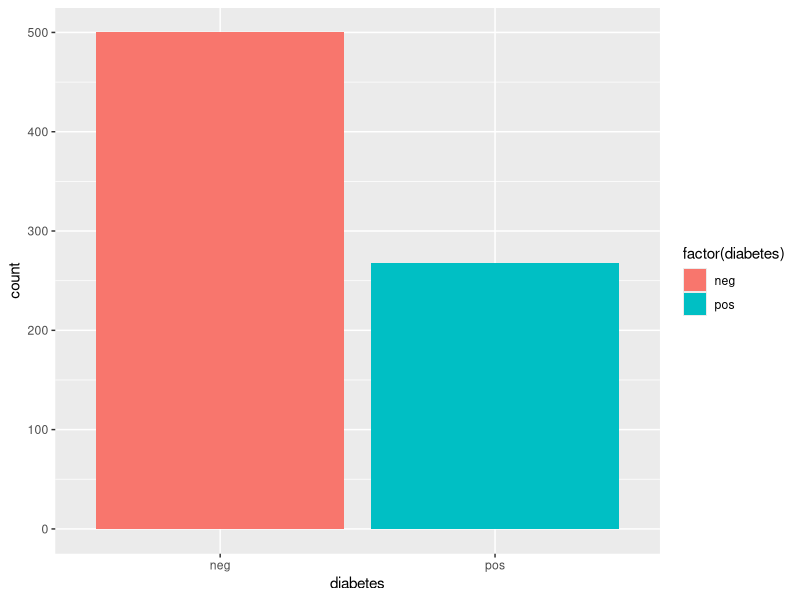
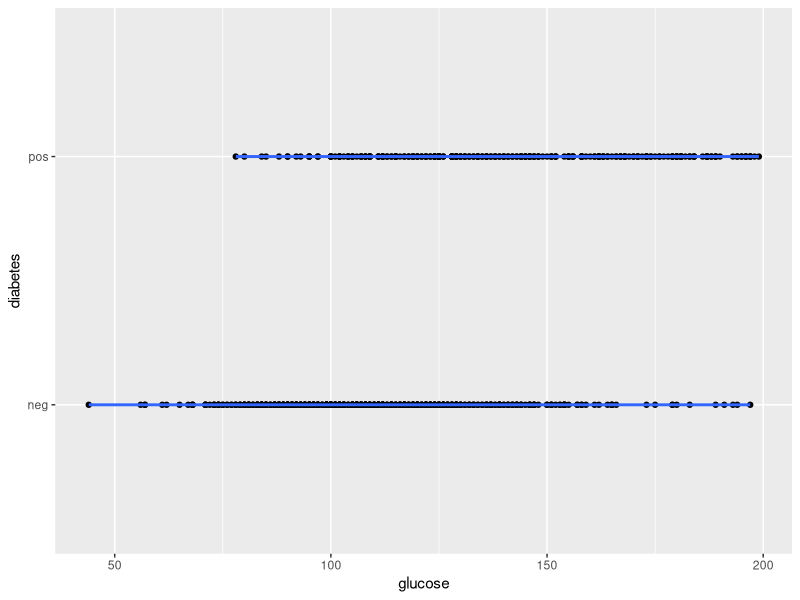
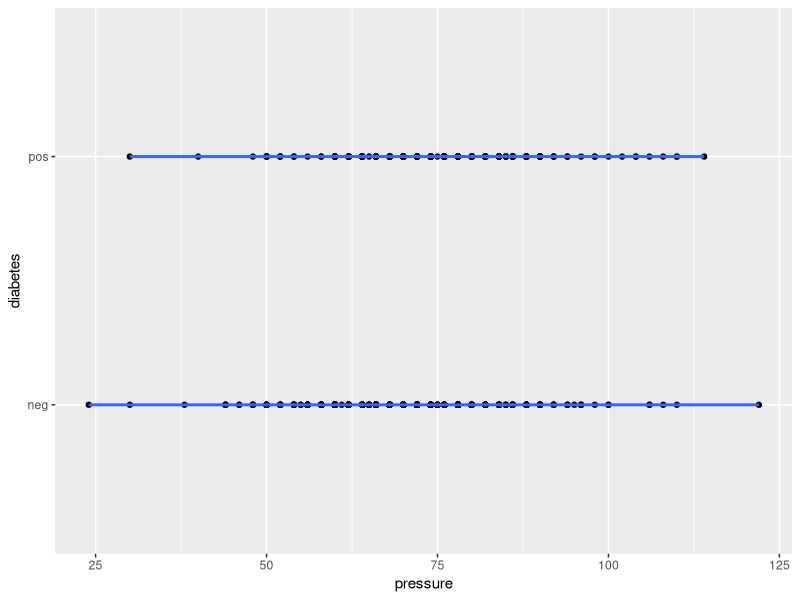
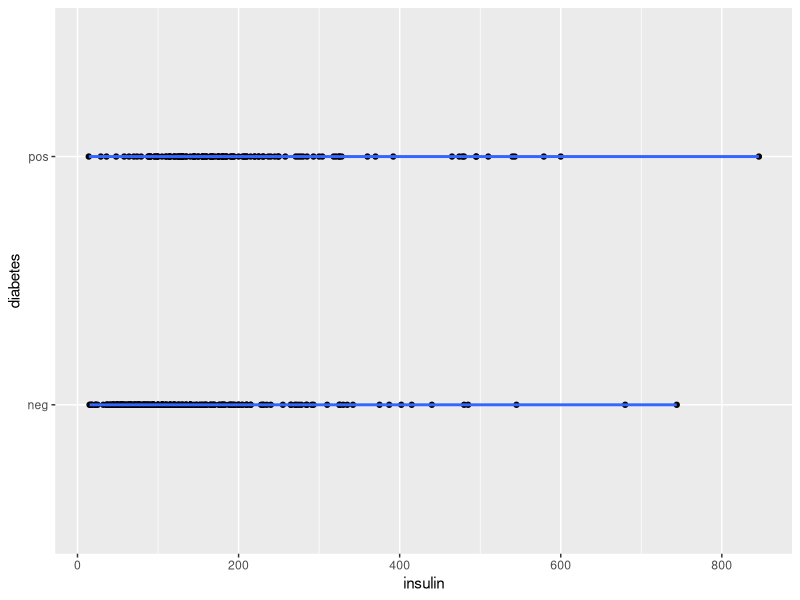
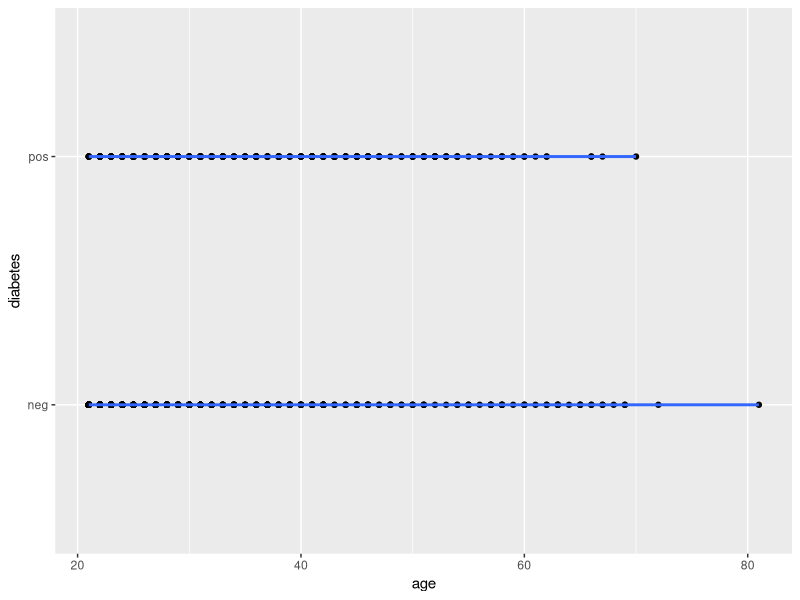
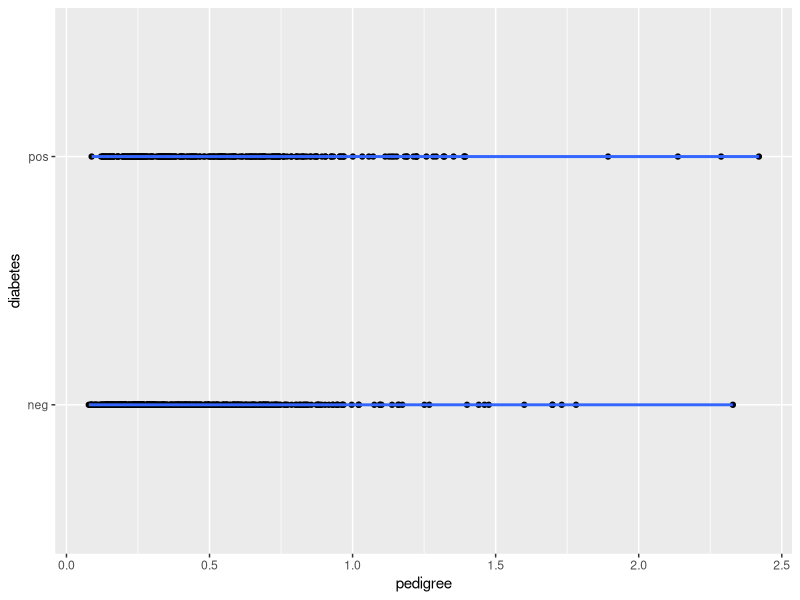
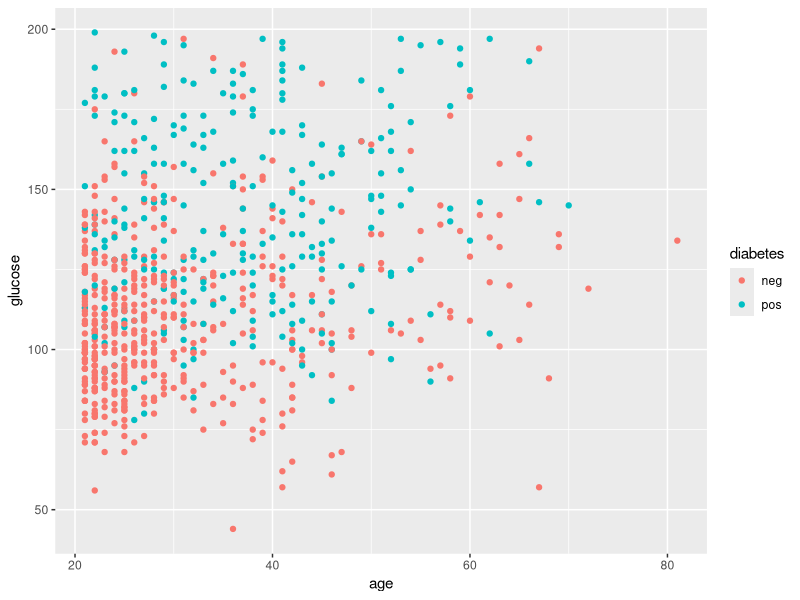
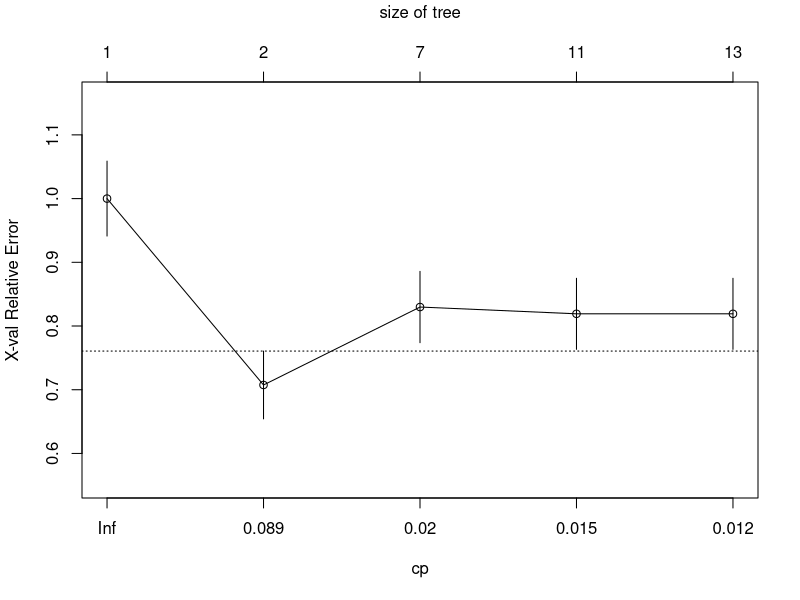

R code for these plots, in order:
install.packages("mlbench")
library(mlbench)
install.packages("ggplot2")
library(ggplot2)
install.packages("lubridate")
install.packages("caret")
library(caret)
install.packages("data.tab")
library(data.table)
install.packages("readr")
library(readr)
install.packages("data.table")
library(data.table)
#install.packages("")
#library(Amelia)
#library(plotly)
data("PimaIndiansDiabetes2")
head(PimaIndiansDiabetes2)
head(PimaIndiansDiabetes2)
write.csv(PimaIndiansDiabetes2,"PimaIndiansDiabetes2.csv")
data<-PimaIndiansDiabetes2

#-------------Visualization data----------------------------
library(ggplot2)
attach(data)
data$diabetes<-as.factor(data$diabetes)

ggplot(data,aes(x=diabetes))+geom_bar(aes(fill=factor(diabetes)))
diabetes<-as.numeric(diabetes)
cor(as.numeric(diabetes),glucose)   #it's 0.5
ggplot(data,aes(x=glucose,y=diabetes))+geom_point()+geom_smooth()
cor(diabetes,pressure)  #it's 0.1926733
ggplot(data,aes(x=pressure,y=diabetes))+geom_point()+geom_smooth()
cor(insulin,diabetes)   #it's 0.3 but too many missing values
ggplot(data,aes(x=insulin,y=diabetes))+geom_point()+geom_smooth()
cor(diabetes,age)       #it's 0.35
ggplot(data,aes(x=age,y=diabetes))+geom_point()+geom_smooth()
cor(diabetes,pedigree)  #it's 0.21
ggplot(data,aes(x=pedigree,y=diabetes))+geom_point()+geom_smooth()

ggplot(data=data,aes(x=age,y=glucose,col=diabetes))+geom_point()

cor(mass,diabetes)

diabetes<-as.factor(diabetes)

PimaIndiansDiabetes2$insulin<-NULL;data$insulin<-NULL
PimaIndiansDiabetes2$triceps<-NULL;data$triceps<-NULL
PimaIndiansDiabetes2$pressure<-NULL;data$pressure<-NULL

#Now we can apply imputation to rest of the few missing values
#write.csv(PimaIndiansDiabetes2,"PimaIndiansDiabetes2.csv")


#PimaIndiansDiabetes2 <- read_csv("PimaIndiansDiabetes2.csv")
sapply(PimaIndiansDiabetes2,class)

PimaIndiansDiabetes2$pregnant<-as.numeric(PimaIndiansDiabetes2$pregnant)
PimaIndiansDiabetes2$glucose<-as.numeric(PimaIndiansDiabetes2$glucose)
PimaIndiansDiabetes2$age<-as.numeric(PimaIndiansDiabetes2$age)
#PimaIndiansDiabetes2[is.na(PimaIndiansDiabetes2)]<--9999
PimaIndiansDiabetes2$diabetes<-as.numeric(as.factor(PimaIndiansDiabetes2$diabetes))-1

NA2mean <- function(x) replace(x, is.na(x), mean(x, na.rm = TRUE))
replace(PimaIndiansDiabetes2, TRUE, lapply(PimaIndiansDiabetes2, NA2mean))
PimaIndiansDiabetes2[] <- lapply(PimaIndiansDiabetes2, NA2mean)
#pos -> 1
#neg -> 0
PimaIndiansDiabetes2$diabetes<-as.factor(PimaIndiansDiabetes2$diabetes)


dd<-createDataPartition(PimaIndiansDiabetes2$diabetes,p=0.7,list = F)
training<-PimaIndiansDiabetes2[dd,]
testing<-PimaIndiansDiabetes2[-dd,]
sapply(training,class)
sapply(testing,class)
training<-data.table(training)
testing<-data.table(testing)

attach(training)

#Now we need to change diabetes into numeric for mathematical calculation

#1->positive
#0->negative

#-------------------------------------------------------
#Logistic regression

reg=glm(diabetes~.,data=training,family=binomial(logit))
summary(reg)

q<-predict(reg,testing)
q<-round(q)
levels(training$diabetes)
levels(testing$diabetes)

accuracy<-(1-mean(1!=testing$diabetes))*100
accuracy  # 85.52%

#--------------------------------------------------------
#Using Support vector machine algorithm(SVM)
install.packages("e1071")
library(e1071)
set.seed(1234)
t<-tune(svm,diabetes~.,data=training,ranges = list(cost=c(0.001,0.01,0.1,1,10,100)))
summary(t)  # best cost = 1
reg2=svm(diabetes~.,data=training,cost = 1,scale=F,gamma = 1)
reg2

q<-predict(reg2,testing)
q
#confusionMatrix(q,testing$diabetes
comp<-(1-mean(q!=testing$diabetes))*100
#comp<-ftable(q,testing$diabetes)
accuracy<-(sum(diag(comp))/sum(comp))*100
accuracy   # ----82.2% -------

set.seed(1234)
reg3=svm(diabetes~.,data=training,kernel="linear",cost = 1,scale=F)
reg3

q<-predict(reg3,testing)
q
confusionMatrix(q,testing$diabetes)
comp<-ftable(q,testing$diabetes)
accuracy<-(sum(diag(comp))/sum(comp))*100
accuracy

#----------  78.69565 %  ----------------------


#------------------------------------------------------------
#Desision tree
# Classification Tree with rpart
install.packages("rpart")
library(rpart)
# grow tree 
set.seed(1234)
fit=rpart(diabetes~.,data=training,method = "class")
fit
printcp(fit) # display the results 
plotcp(fit) # visualize cross-validation results 
summary(fit) # detailed summary of splits

tree.predict <- predict(fit,testing,type = "class")
accuracy_decisionTree<-(1-mean(tree.predict!=testing$diabetes))*100
accuracy_decisionTree  ####### 73.91304

# plot tree 
plot(fit, uniform=TRUE, main="Classification Tree for Diabetes")
text(fit, use.n=TRUE, all=TRUE, cex=.8)

